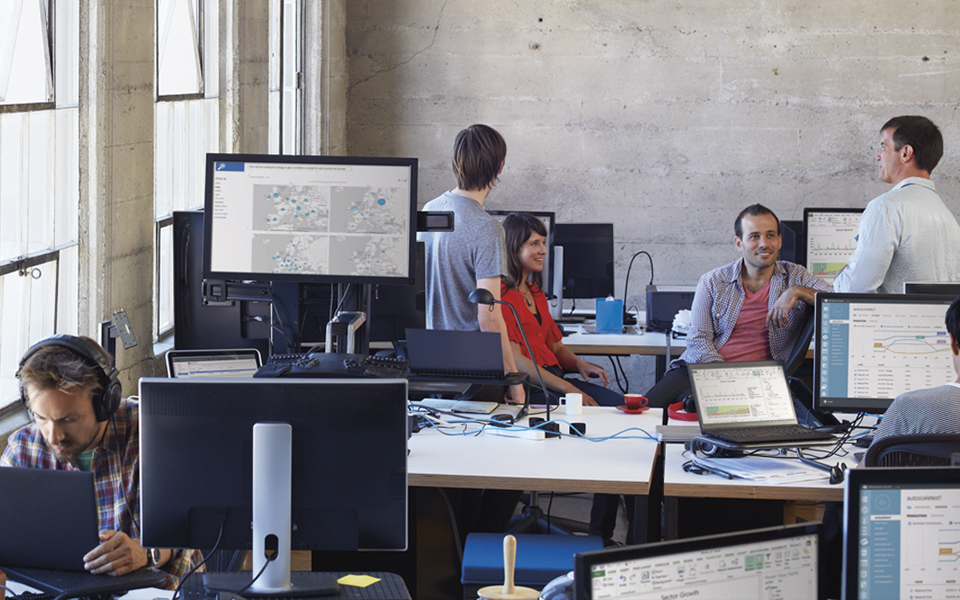
#> input picture dnnweaver2_tinyyolo2/data/sample/test.jpg, 960 x 600 px
$ python input_prep.py
#> lines starting #> are read from the running program, lines starting #| are printed output that depends on the picture
#> further down, input_im is the input picture: shape (600, 960, 3); mean B, G, R 135.2, 129.3, 131
#| input_im shape:(600, 960, 3)
#!/usr/bin/python
import pandas as pd
import os
import sys
import numpy as np
import cv2

np.set_printoptions(threshold=sys.maxsize)
np.set_printoptions(precision=3)
np.set_printoptions(suppress=True)
np.set_printoptions(linewidth=np.inf)

def resize_input(im):
        h = 416
        w = 416
        imsz = cv2.resize(im, (w, h))
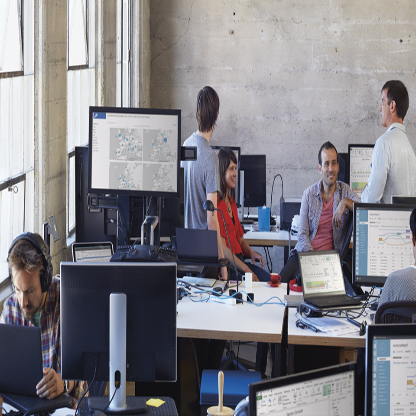
#> imsz: shape (416, 416, 3); mean B, G, R 135, 129.1, 130.8
        imsz = imsz / 255.
        imsz = imsz[:,:,::-1]
        return imsz

def fp32tofxp16_tensor(tensor, num_frac_bits):
    pow_nfb_tensor = np.full(tensor.shape, pow(2, num_frac_bits), dtype=np.int32)
    shifted_tensor = tensor * pow_nfb_tensor
    casted_tensor = np.int16(shifted_tensor)
    return casted_tensor

def pad_tensor(data, pad, pad_value=0):
    return np.pad(data, pad, 'constant', constant_values=(pad_value, pad_value))

input_png = "../../../sample/test.jpg"
input_im = cv2.imread(input_png, cv2.IMREAD_COLOR)
print ("input_im shape:{}".format(input_im.shape))
im = resize_input(input_im)
print ("im shape:{}".format(im.shape))
#| im shape:(416, 416, 3)
tin = np.expand_dims(im, 0)
print ("tin.shape:{}".format(tin.shape))
#| tin.shape:(1, 416, 416, 3)
print ("tin:\n{}".format(tin))
#> (printed output is left out)
_tin = fp32tofxp16_tensor(tin, 8)
print ("_tin:\n{}".format(_tin))
padded_data = pad_tensor(_tin,((0, 0), (1, 1), (1, 1), (0, 5)))
print ("Padded data:\n{}".format(padded_data))
fd = os.open("test_image.bin", os.O_CREAT|os.O_RDWR)
os.write(fd, padded_data)
os.close(fd)
